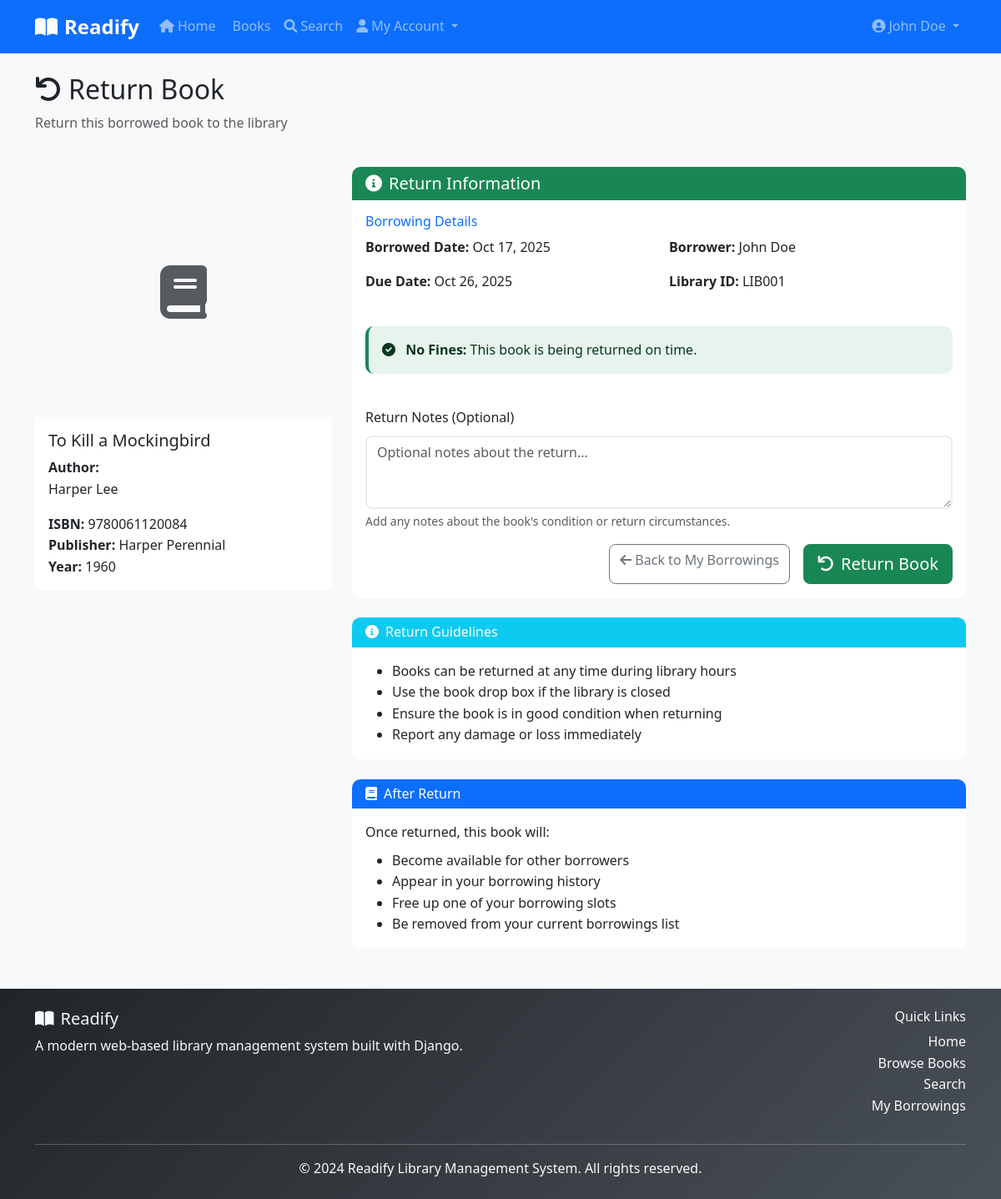
Screenshot of /return/1/ (signed in) with the database file from the repository.
### library/models.py (models this page shows, shortened)
class Borrowing(models.Model):
    borrower = models.ForeignKey(Borrower, on_delete=models.CASCADE, related_name='borrowings')
    book = models.ForeignKey(Book, on_delete=models.CASCADE, related_name='borrowings')
    borrow_date = models.DateTimeField(auto_now_add=True)
    due_date = models.DateTimeField()
    return_date = models.DateTimeField(null=True, blank=True)
    status = models.CharField(
        max_length=20,
        choices=[
            ('borrowed', 'Borrowed'),
            ('returned', 'Returned'),
            ('overdue', 'Overdue'),
        ],
        default='borrowed'
    )
    notes = models.TextField(blank=True)
    class Meta:
        ordering = ['-borrow_date']
        unique_together = ['borrower', 'book', 'borrow_date']
    @property
    def is_overdue(self):
        return timezone.now() > self.due_date and self.return_date is None

class Book(models.Model):
    STATUS_CHOICES = [
        ('available', 'Available'),
        ('borrowed', 'Borrowed'),
        ('reserved', 'Reserved'),
        ('maintenance', 'Under Maintenance'),
    ]
    title = models.CharField(max_length=200)
    isbn = models.CharField(max_length=13, unique=True, help_text="13-character ISBN")
    authors = models.ManyToManyField(Author, related_name='books')
    category = models.ForeignKey(Category, on_delete=models.CASCADE, related_name='books')
    publisher = models.CharField(max_length=200)
    publication_year = models.IntegerField(
        validators=[MinValueValidator(1000), MaxValueValidator(2024)]
    )
    pages = models.IntegerField(validators=[MinValueValidator(1)])
    description = models.TextField(blank=True)
    cover_image = models.ImageField(upload_to='book_covers/', blank=True, null=True)
    status = models.CharField(max_length=20, choices=STATUS_CHOICES, default='available')
    total_copies = models.IntegerField(default=1, validators=[MinValueValidator(1)])
    available_copies = models.IntegerField(default=1, validators=[MinValueValidator(0)])
    price = models.DecimalField(max_digits=10, decimal_places=2, null=True, blank=True)
    created_at = models.DateTimeField(auto_now_add=True)
    updated_at = models.DateTimeField(auto_now=True)
    class Meta:
        ordering = ['title']

class Author(models.Model):
    first_name = models.CharField(max_length=100)
    last_name = models.CharField(max_length=100)
    bio = models.TextField(blank=True)
    birth_date = models.DateField(null=True, blank=True)
    created_at = models.DateTimeField(auto_now_add=True)
    class Meta:
        ordering = ['last_name', 'first_name']
    @property
    def full_name(self):
        return f"{self.first_name} {self.last_name}"

class Borrower(models.Model):
    user = models.OneToOneField(User, on_delete=models.CASCADE, related_name='borrower')
    library_id = models.CharField(max_length=20, unique=True)
    phone = models.CharField(max_length=15, blank=True)
    address = models.TextField(blank=True)
    date_of_birth = models.DateField(null=True, blank=True)
    membership_date = models.DateTimeField(auto_now_add=True)
    is_active = models.BooleanField(default=True)
    max_books_allowed = models.IntegerField(default=5, validators=[MinValueValidator(1)])
    class Meta:
        ordering = ['user__last_name', 'user__first_name']
    @property
    def full_name(self):
        return self.user.get_full_name() or self.user.username

### library/views.py (the view)
# urls.py: path('return/<int:borrowing_id>/', views.return_book, name='return_book'),
@login_required
def return_book(request, borrowing_id):
    borrowing = get_object_or_404(Borrowing, id=borrowing_id)
    if not (request.user == borrowing.borrower.user or request.user.is_staff):
        messages.error(request, 'You can only return your own books.')
        return redirect('library:my_borrowings')
    if request.method == 'POST':
        form = ReturnBookForm(request.POST, instance=borrowing)
        if form.is_valid():
            borrowing = form.save(commit=False)
            borrowing.return_date = timezone.now()
            borrowing.status = 'returned'
            borrowing.save()
            book = borrowing.book
            book.available_copies += 1
            if book.status == 'borrowed':
                book.status = 'available'
            book.save()
            messages.success(request, f'Successfully returned "{book.title}".')
            return redirect('library:my_borrowings')
    else:
        form = ReturnBookForm(instance=borrowing)
    return render(request, 'library/return_book.html', {
        'form': form,
        'borrowing': borrowing,
        'fine_amount': borrowing.fine_amount if borrowing.is_overdue else 0
    })

### templates/library/return_book.html (shortened to what this page needs)
{% extends 'base.html' %}
{% load static %}
{% block content %}
<div class="container mt-4">
    <div class="row mb-4">
        <div class="col-12">
            <h2><i class="fas fa-undo me-2"></i>Return Book</h2>
            <p class="text-muted">Return this borrowed book to the library</p>
        </div>
    </div>
    <div class="row">
        <div class="col-md-4">
            <div class="card">
                {% if borrowing.book.cover_image %}
                    <img src="{{ borrowing.book.cover_image.url }}" class="card-img-top" alt="{{ borrowing.book.title }}"
                         style="height: 300px; object-fit: cover;">
                {% else %}
                    <div class="card-img-top bg-light d-flex align-items-center justify-content-center"
                         style="height: 300px;">
                        <i class="fas fa-book fa-4x text-muted"></i>
                    </div>
                {% endif %}
                <div class="card-body">
                    <h5 class="card-title">{{ borrowing.book.title }}</h5>
                    <p class="card-text">
                        <strong>Author{{ borrowing.book.authors.count|pluralize }}:</strong><br>
                        {% for author in borrowing.book.authors.all %}
                            {{ author.full_name }}{% if not forloop.last %}, {% endif %}
                        {% endfor %}
                    </p>
                    <p class="card-text">
                        <strong>ISBN:</strong> {{ borrowing.book.isbn }}<br>
                        <strong>Publisher:</strong> {{ borrowing.book.publisher }}<br>
                        <strong>Year:</strong> {{ borrowing.book.publication_year }}
                    </p>
                </div>
            </div>
        </div>
        <div class="col-md-8">
            <div class="card">
                <div class="card-header bg-success text-white">
                    <h5 class="mb-0"><i class="fas fa-info-circle me-2"></i>Return Information</h5>
                </div>
                <div class="card-body">
                    <div class="row mb-4">
                        <div class="col-12">
                            <h6 class="text-primary">Borrowing Details</h6>
                            <div class="row">
                                <div class="col-md-6">
                                    <p><strong>Borrowed Date:</strong> {{ borrowing.borrow_date|date:"M d, Y" }}</p>
                                    <p><strong>Due Date:</strong> {{ borrowing.due_date|date:"M d, Y" }}</p>
                                </div>
                                <div class="col-md-6">
                                    <p><strong>Borrower:</strong> {{ borrowing.borrower.full_name }}</p>
                                    <p><strong>Library ID:</strong> {{ borrowing.borrower.library_id }}</p>
                                </div>
                            </div>
                        </div>
                    </div>
                    {% if fine_amount > 0 %}
                        <div class="row mb-4">
                            <div class="col-12">
                                <h6 class="text-warning">Fine Information</h6>
                                <div class="alert alert-warning">
                                    <i class="fas fa-exclamation-triangle me-2"></i>
                                    <strong>Overdue Fine:</strong> ${{ fine_amount|floatformat:2 }}<br>
                                    <small class="text-muted">
                                        This book is overdue. The fine will be added to your account.
                                        Please visit the library circulation desk to pay the fine.
                                    </small>
                                </div>
                            </div>
                        </div>
                    {% else %}
                        <div class="row mb-4">
                            <div class="col-12">
                                <div class="alert alert-success">
                                    <i class="fas fa-check-circle me-2"></i>
                                    <strong>No Fines:</strong> This book is being returned on time.
                                </div>
                            </div>
                        </div>
                    {% endif %}
                    <form method="post">
                        <div class="mb-3">
                            <label for="{{ form.notes.id_for_label }}" class="form-label">Return Notes (Optional)</label>
                            {{ form.notes }}
                            <div class="form-text">
                                Add any notes about the book's condition or return circumstances.
                            </div>
                        </div>
                        <div class="d-grid gap-2 d-md-flex justify-content-md-end">
                            <a href="{% url 'library:my_borrowings' %}" class="btn btn-outline-secondary me-md-2">
                                <i class="fas fa-arrow-left me-1"></i>Back to My Borrowings
                            </a>
                            <button type="submit" class="btn btn-success btn-lg">
                                <i class="fas fa-undo me-2"></i>Return Book
                            </button>
                        </div>
                    </form>
                </div>
            </div>
            <div class="card mt-4">
                <div class="card-header bg-info text-white">
                    <h6 class="mb-0"><i class="fas fa-info-circle me-2"></i>Return Guidelines</h6>
                </div>
                <div class="card-body">
                    <ul class="mb-0">
                        <li>Books can be returned at any time during library hours</li>
                        <li>Use the book drop box if the library is closed</li>
                        <li>Ensure the book is in good condition when returning</li>
                        <li>Report any damage or loss immediately</li>
                    </ul>
                </div>
            </div>
            <div class="card mt-4">
                <div class="card-header bg-primary text-white">
                    <h6 class="mb-0"><i class="fas fa-book me-2"></i>After Return</h6>
                </div>
                <div class="card-body">
                    <p class="mb-2">Once returned, this book will:</p>
                    <ul class="mb-0">
                        <li>Become available for other borrowers</li>
                        <li>Appear in your borrowing history</li>
                        <li>Free up one of your borrowing slots</li>
                        <li>Be removed from your current borrowings list</li>
                    </ul>
                </div>
            </div>
        </div>
    </div>
</div>
{% endblock %}

### templates/base.html (shortened to what this page needs)
{% load static %}
<!DOCTYPE html>
<html lang="en">
<head>
    <link href="https://cdn.jsdelivr.net/npm/bootstrap@5.3.0/dist/css/bootstrap.min.css" rel="stylesheet">
    <link href="https://cdnjs.cloudflare.com/ajax/libs/font-awesome/6.0.0/css/all.min.css" rel="stylesheet">
    <link href="{% static 'css/style.css' %}" rel="stylesheet">
</head>
<body>
    <nav class="navbar navbar-expand-lg navbar-dark bg-primary">
        <div class="container">
            <a class="navbar-brand" href="{% url 'library:home' %}">
                <i class="fas fa-book-open me-2"></i>Readify
            </a>
            <div class="collapse navbar-collapse" id="navbarNav">
                <ul class="navbar-nav me-auto">
                    <li class="nav-item">
                        <a class="nav-link" href="{% url 'library:home' %}">
                            <i class="fas fa-home me-1"></i>Home
                        </a>
                    </li>
                    <li class="nav-item">
                        <a class="nav-link" href="{% url 'library:book_list' %}">
                            Books
                        </a>
                    </li>
                    <li class="nav-item">
                        <a class="nav-link" href="{% url 'library:search' %}">
                            <i class="fas fa-search me-1"></i>Search
                        </a>
                    </li>
                    {% if user.is_authenticated %}
                        <li class="nav-item dropdown">
                            <a class="nav-link dropdown-toggle" href="#" role="button" data-bs-toggle="dropdown">
                                <i class="fas fa-user me-1"></i>My Account
                            </a>
                        </li>
                    {% endif %}
                </ul>
                <ul class="navbar-nav">
                    {% if user.is_authenticated %}
                        <li class="nav-item dropdown">
                            <a class="nav-link dropdown-toggle" href="#" role="button" data-bs-toggle="dropdown">
                                <i class="fas fa-user-circle me-1"></i>{{ user.get_full_name|default:user.username }}
                            </a>
                        </li>
                    {% endif %}
                </ul>
            </div>
        </div>
    </nav>
    <main class="container-fluid">
        {% block content %}{% endblock %}
    </main>
    <footer class="bg-dark text-light mt-5 py-4">
        <div class="container">
            <div class="row">
                <div class="col-md-6">
                    <h5><i class="fas fa-book-open me-2"></i>Readify</h5>
                    <p class="mb-0">A modern web-based library management system built with Django.</p>
                </div>
                <div class="col-md-6 text-md-end">
                    <h6>Quick Links</h6>
                    <ul class="list-unstyled">
                        <li><a href="{% url 'library:home' %}" class="text-light">Home</a></li>
                        <li><a href="{% url 'library:book_list' %}" class="text-light">Browse Books</a></li>
                        <li><a href="{% url 'library:search' %}" class="text-light">Search</a></li>
                        {% if user.is_authenticated %}
                            <li><a href="{% url 'library:my_borrowings' %}" class="text-light">My Borrowings</a></li>
                        {% endif %}
                    </ul>
                </div>
            </div>
            <hr class="my-3">
            <div class="row">
                <div class="col-12 text-center">
                    <p class="mb-0">&copy; 2024 Readify Library Management System. All rights reserved.</p>
                </div>
            </div>
        </div>
    </footer>
</body>
</html>

### rows the page displays
Borrowing: book "To Kill a Mockingbird", book.isbn "9780061120084", book.publisher "Harper Perennial", book.publication_year "1960", borrow_date "Oct 17, 2025", due_date "Oct 26, 2025", borrower.full_name "John Doe", borrower.library_id "LIB001"
Author: full_name "Harper Lee"

### other values shown
{{ user.get_full_name|default:user.username }} "John Doe"
